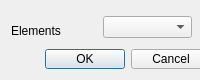
<?xml version="1.0" encoding="UTF-8"?>
<ui version="4.0">
 <class>PickOneElementDialog</class>
 <widget class="QDialog" name="PickOneElementDialog">
  <property name="geometry">
   <rect>
    <x>0</x>
    <y>0</y>
    <width>200</width>
    <height>80</height>
   </rect>
  </property>
  <property name="sizePolicy">
   <sizepolicy hsizetype="Fixed" vsizetype="Fixed">
    <horstretch>0</horstretch>
    <verstretch>0</verstretch>
   </sizepolicy>
  </property>
  <property name="minimumSize">
   <size>
    <width>200</width>
    <height>80</height>
   </size>
  </property>
  <property name="maximumSize">
   <size>
    <width>200</width>
    <height>80</height>
   </size>
  </property>
  <property name="windowTitle">
   <string>Choose parameter</string>
  </property>
  <layout class="QVBoxLayout">
   <item>
    <layout class="QGridLayout" name="gridLayout">
     <property name="sizeConstraint">
      <enum>QLayout::SetMinAndMaxSize</enum>
     </property>
     <item row="0" column="0">
      <widget class="QLabel" name="comboLabel">
       <property name="minimumSize">
        <size>
         <width>90</width>
         <height>39</height>
        </size>
       </property>
       <property name="text">
        <string>Elements</string>
       </property>
      </widget>
     </item>
     <item row="0" column="1">
      <widget class="QComboBox" name="comboBox">
       <property name="minimumSize">
        <size>
         <width>89</width>
         <height>19</height>
        </size>
       </property>
      </widget>
     </item>
    </layout>
   </item>
   <item>
    <widget class="QDialogButtonBox" name="buttonBox">
     <property name="minimumSize">
      <size>
       <width>200</width>
       <height>20</height>
      </size>
     </property>
     <property name="orientation">
      <enum>Qt::Horizontal</enum>
     </property>
     <property name="standardButtons">
      <set>QDialogButtonBox::Cancel|QDialogButtonBox::Ok</set>
     </property>
    </widget>
   </item>
  </layout>
 </widget>
 <resources/>
 <connections>
  <connection>
   <sender>buttonBox</sender>
   <signal>accepted()</signal>
   <receiver>PickOneElementDialog</receiver>
   <slot>accept()</slot>
   <hints>
    <hint type="sourcelabel">
     <x>248</x>
     <y>254</y>
    </hint>
    <hint type="destinationlabel">
     <x>157</x>
     <y>274</y>
    </hint>
   </hints>
  </connection>
  <connection>
   <sender>buttonBox</sender>
   <signal>rejected()</signal>
   <receiver>PickOneElementDialog</receiver>
   <slot>reject()</slot>
   <hints>
    <hint type="sourcelabel">
     <x>316</x>
     <y>260</y>
    </hint>
    <hint type="destinationlabel">
     <x>286</x>
     <y>274</y>
    </hint>
   </hints>
  </connection>
 </connections>
</ui>
